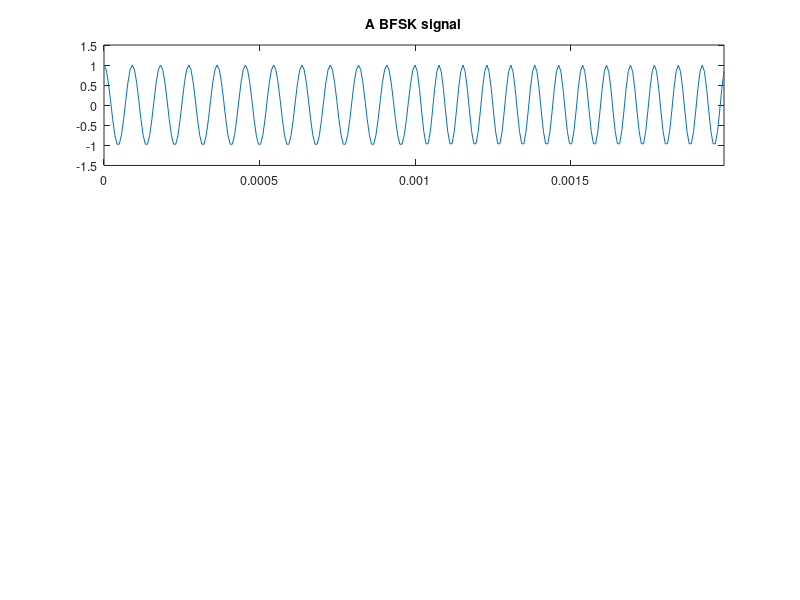

Write MATLAB code to recreate this figure. (Note: this script raises an error after producing the figure.)
%dc01e16.m 
% plot the CTFS and DFT spectra of a BFSK signal
clear, clf
Tb=0.001; f1=11; f2=13; D=Tb; P=2*D;
N=f1*f2; T=Tb/N; tt=[0:N-1]*T;
s1=cos(2*pi*f1/Tb*tt);  s2=cos(2*pi*f2/Tb*tt);
ttt=[tt Tb+tt];  ss=[s1 s2]; 
subplot(311)
plot(ttt,ss), axis([ttt([1 end]) -1.5 1.5])
title('A BFSK signal'), set(gca,'fontsize',9)
Nfft=length(ss); Nfft2=Nfft/2;
for k=-Nfft2:Nfft2
   Sk(k+Nfft2+1) = Sk_CTFS(k,D);
end
subplot(312)
ff=[-30:30]/(Nfft*T*1000);
stem(ff,abs(Sk(Nfft2-29:Nfft2+31))/T,'Markersize',5)
pause
for k=-Nfft2:Nfft2
   SSk(k+Nfft2+1)=Sk_CtFS(k,D)+Sk_CtFS(k-Nfft,D)+Sk_CtFS(k+Nfft,D)...
      +Sk_CtFS(k-2*Nfft,D)+Sk_CtFS(k+2*Nfft,D)...
      +Sk_CtFS(k-3*Nfft,D)+Sk_CtFS(k+3*Nfft,D);
end
stem(ff,abs(SSk(Nfft2-29:Nfft2+31))/T,'s','Markersize',5)
title('DFT: S(k)=1/T*\Sigma S_{k+mN} (The scaled sum of infinite shifted CTFS)')
xlabel('frequency[kHz]'), set(gca,'fontsize',9,'xtick',[-13 -11 0 11 13])
hold on, pause
S = fftshift(fft(ss));  % fftshift(fft(ss(N-Nfft2+1:N+Nfft2))); 
Smag=abs([S S(1)]); % DFT spectrum
stem(ff,Smag(Nfft2-29:Nfft2+31),'rx','Markersize',5)
pause, legend('Scaled sum of CTFSs','2*11*13=286point-DFT',0)
%title('Comparison of the CtFS and DFT spectra')
%set(gca,'fontsize',9)
err = norm(Smag(Nfft2-29:Nfft2+31)-abs(SSk(Nfft2-29:Nfft2+31))/T)